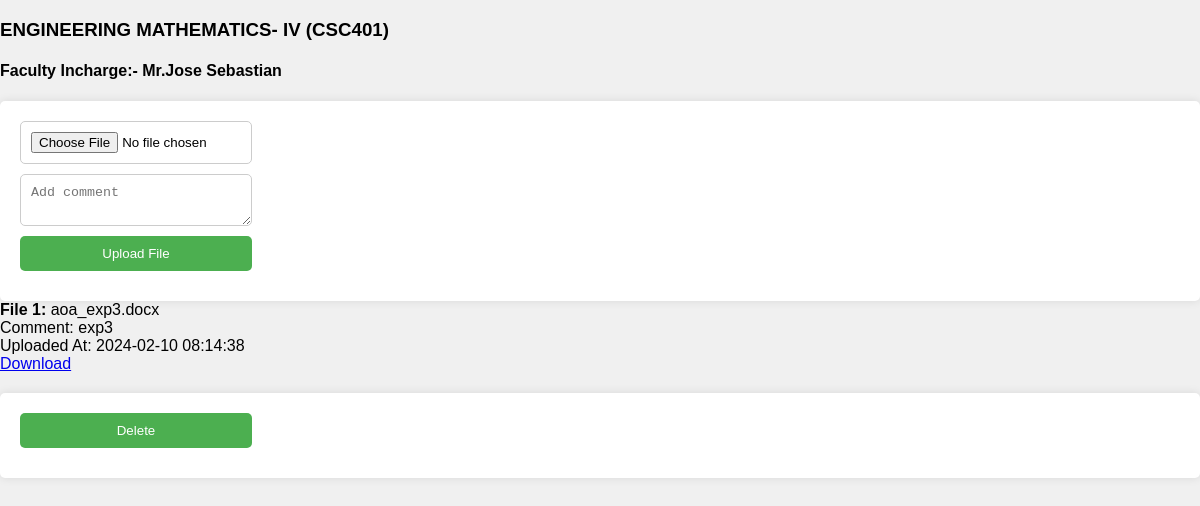
The app's page /math.php with its own data.
### tables this page shows
CREATE TABLE `aoa` (
  `id` int(100) NOT NULL,
  `name` varchar(255) NOT NULL,
  `comment` varchar(500) NOT NULL,
  `size` int(100) NOT NULL,
  `type` varchar(255) NOT NULL,
  `path` varchar(255) NOT NULL,
  `uploaded at` timestamp NOT NULL DEFAULT current_timestamp()
);

### math.php (the view, shortened to what this page needs)
<!DOCTYPE html>
<html>
<head>
</head>
<body>
<h3>ENGINEERING MATHEMATICS- IV (CSC401)</h3>
<h4>Faculty Incharge:- Mr.Jose Sebastian</h4>
    <form method="post" enctype="multipart/form-data">
        <input type="file" name="file">
        <textarea name="comment" placeholder="Add comment"></textarea>
        <input type="submit" name="submit" value="Upload File">
    </form>
</body>
</html>
<?php
$servername = "localhost";
$username = "root";
$password = "";
$dbname = "log";
$conn = new mysqli($servername, $username, $password, $dbname);
$sql = "SELECT * FROM aoa";
$result = $conn->query($sql);
if ($result->num_rows > 0) {
$count = 1;
while ($row = $result->fetch_assoc()) {
    echo "<div>";
    echo "<strong>File $count:</strong> " . $row["name"] . "<br>";
    echo "Comment: " . $row['comment'] . "<br>";
    echo "Uploaded At: " . $row["uploaded at"] . "<br>";
    echo "<a href='" . $row["path"] . "' target='_blank'>Download</a><br>";
    echo "<form method='post' action='" . $_SERVER["PHP_SELF"] . "'>";
    echo "<input type='submit' name='delete_file' value='Delete'>";
    echo "</form>";
    echo "</div><br>";
    $count++;
}
} else {
echo "No files uploaded yet.";
}
?>

### math.php (style rules this page uses)
body { font-family: Arial, sans-serif; background-color: #f0f0f0; margin: 0; padding: 0; }
form { margin-top: 20px; padding: 20px; background-color: #fff; border-radius: 5px; box-shadow: 0 0 10px rgba(0, 0, 0, 0.1); }
input[type="file"], textarea, input[type="submit"] { display: block; margin-bottom: 10px; width: 20%; padding: 10px; border: 1px solid #ccc; border-radius: 5px; box-sizing: border-box; }
input[type="submit"] { background-color: #4CAF50; color: white; border: none; cursor: pointer; }

### records on screen
aoa: name "aoa_exp3.docx", comment "exp3", uploaded at "2024-02-10 08:14:38"
